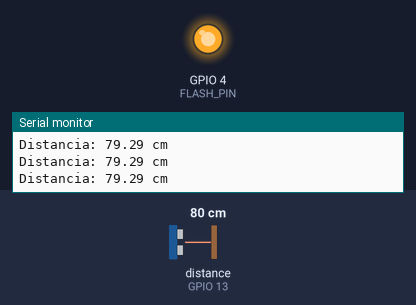
The sketch below on a simulated ESP32. On the bench: output pins drawn as LEDs (lit = HIGH), the last lines printed to the serial monitor. Wiring (inferred from the names in the program): ultrasonic range finder: trigger GPIO 12; echo GPIO 13. The inputs (shaded band) are chosen by the test bench; at power-on: distance to the obstacle (sensor on GPIO 13) 80 cm. The echo pulse lasts 58.3 µs per cm; pins used as bus, display or sensor lines are not drawn.

Above: at 1.5 s.
1.6 s: distance to the obstacle (sensor on GPIO 13) set to 96 cm
3.3 s: distance to the obstacle (sensor on GPIO 13) set to 104 cm
At 3.8 s:
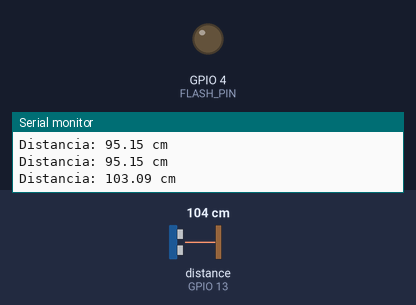
5.0 s: distance to the obstacle (sensor on GPIO 13) set to 2 cm
At 5.9 s:
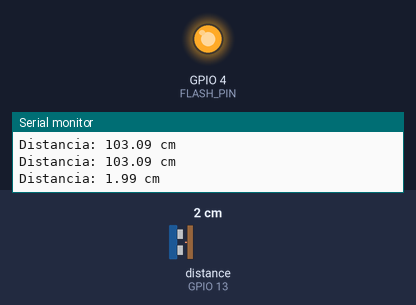
7.1 s: distance to the obstacle (sensor on GPIO 13) set to 120 cm
At 9.1 s:
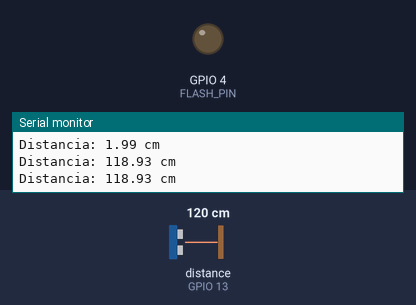
Timing chart, 0 to 10.2 s (numbered marks = the images above; inputs shaded):
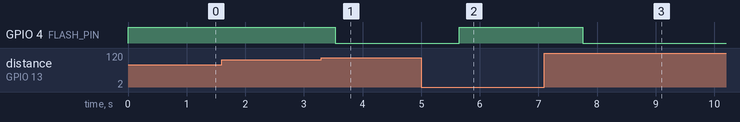

Measured:
- the behaviour switches between 100 and 101 cm on distance to the obstacle (sensor on GPIO 13) (found by bisection; images 0 and 1)
- after the input at 3.3 s, GPIO 4 (FLASH_PIN): HIGH → LOW after 0.24 s
- after the input at 5.0 s, GPIO 4 (FLASH_PIN): LOW → HIGH after 0.65 s
- after the input at 7.1 s, GPIO 4 (FLASH_PIN): HIGH → LOW after 0.66 s

The sketch:

esp32_onlyhc_wf.ino
```cpp
#include <WiFi.h>
#include <WebServer.h>

// ==== CONFIG WIFI AP ====
const char* ssid     = "ESP32CAM_HCSR04";
const char* password = "12345678";

// ==== PINAGEM ESP32-CAM ====
#define TRIG_PIN 12
#define ECHO_PIN 13
#define FLASH_PIN 4  // LED flash

// ==== SERVIDOR WEB ====
WebServer server(80);

// ==== ARMAZENAR ÚLTIMOS 5 REGISTROS ====
float registros[5] = {0, 0, 0, 0, 0};
int indexReg = 0;
bool bufferCheio = false;


// ==== FUNÇÃO DE LEITURA DO HC-SR04 ====
float lerDistancia() {
  digitalWrite(TRIG_PIN, LOW);
  delayMicroseconds(2);
  digitalWrite(TRIG_PIN, HIGH);
  delayMicroseconds(10);
  digitalWrite(TRIG_PIN, LOW);

  long duracao = pulseIn(ECHO_PIN, HIGH, 30000); // timeout 30ms
  float distancia = duracao * 0.034 / 2; // cm

  if (distancia <= 0 || distancia > 400) distancia = -1; // inválida
  return distancia;
}


// ==== SALVAR NO BUFFER CIRCULAR ====
void salvarRegistro(float valor) {
  registros[indexReg] = valor;
  indexReg++;

  if (indexReg >= 5) {
    indexReg = 0;
    bufferCheio = true;
  }
}


// ==== MÉDIA DOS ÚLTIMOS 5 ====
float mediaRegistros() {
  float soma = 0;
  int total = bufferCheio ? 5 : indexReg;

  if (total == 0) return 0;

  for (int i = 0; i < total; i++) {
    soma += registros[i];
  }
  return soma / total;
}


// ==== PÁGINA WEB ====
void handleRoot() {
  String page = "<!DOCTYPE html><html><head>"
                "<meta charset='UTF-8'>"
                "<title>ESP32 HC-SR04</title>"
                "<style>"
                "body{font-family:Arial;background:#111;color:white;padding:20px;}"
                "h1{color:#4CAF50;}"
                "table{border-collapse:collapse;width:300px;}"
                "td,th{border:1px solid #555;padding:8px;text-align:center;}"
                "</style></head><body>";

  page += "<h1>Monitor HC-SR04</h1>";

  float media = mediaRegistros();

  page += "<p><b>Média dos últimos registros:</b> ";
  page += String(media, 2) + " cm</p>";

  page += "<h2>Últimos 5 registros:</h2>";
  page += "<table><tr><th>#</th><th>Distância (cm)</th></tr>";

  int total = bufferCheio ? 5 : indexReg;
  for (int i = 0; i < total; i++) {
    page += "<tr><td>" + String(i+1) + "</td><td>" + String(registros[i], 2) + "</td></tr>";
  }
  page += "</table>";

  page += "</body></html>";

  server.send(200, "text/html", page);
}


// ==== SETUP ====
void setup() {
  Serial.begin(115200);

  pinMode(TRIG_PIN, OUTPUT);
  pinMode(ECHO_PIN, INPUT);
  pinMode(FLASH_PIN, OUTPUT);
  digitalWrite(FLASH_PIN, LOW);

  // Criar hotspot
  WiFi.softAP(ssid, password);
  Serial.println("Hotspot criado!");
  Serial.print("IP: ");
  Serial.println(WiFi.softAPIP());

  server.on("/", handleRoot);
  server.begin();
}


// ==== LOOP ====
void loop() {
  server.handleClient();

  float distancia = lerDistancia();
  if (distancia != -1) {
    salvarRegistro(distancia);
    Serial.print("Distancia: ");
    Serial.print(distancia);
    Serial.println(" cm");

    // Aciona flash entre 0 e 100cm
    if (distancia > 0 && distancia <= 100) {
      digitalWrite(FLASH_PIN, HIGH);
    } else {
      digitalWrite(FLASH_PIN, LOW);
    }
  }

  delay(700); // evita spam e dá tempo ao sensor
}
```
